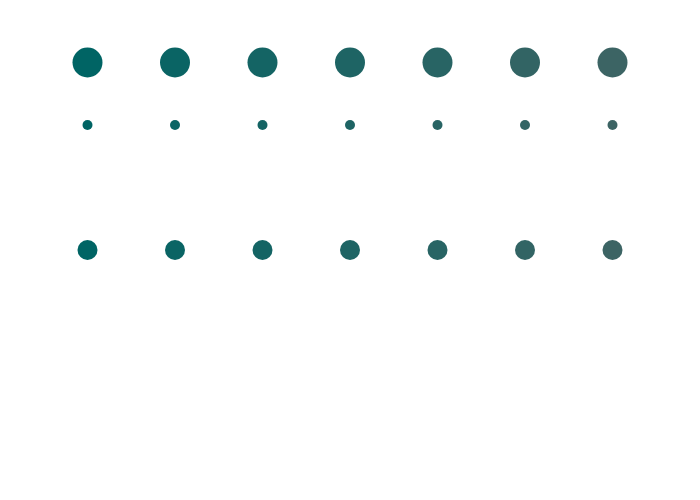
Frame 1 (no input)
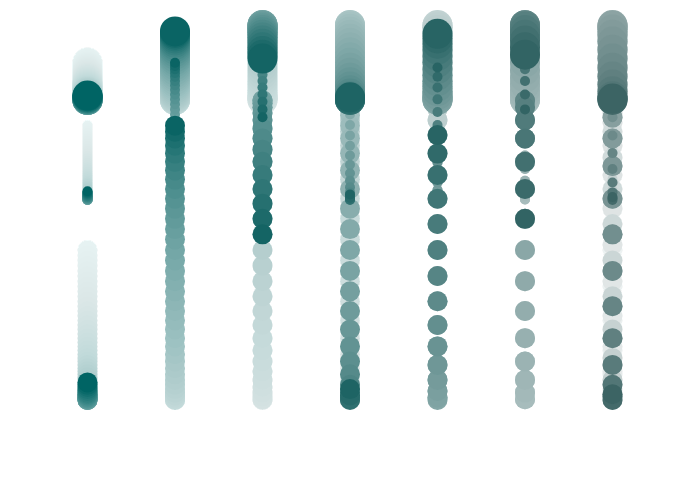
Frame 60 (no input)
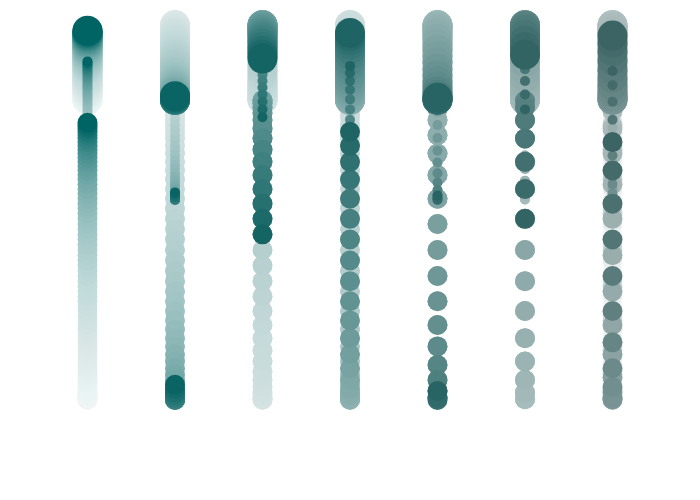
Frame 120 (the mouse pressed at the canvas centre since frame 60)

The p5.js sketch that drew these frames (run headless with seeded random() and noise() and a simulated clock; from frame 60 on, the mouse is pressed at the canvas centre):

// p5.js sketch
// ── sketch.js
var diameter; 
var Counter = 0;
H = 600;
W = 600
function setup() {
  angleMode(DEGREES);
  //colorMode(HSB,80,100,100)
  createCanvas(700, 500);
  frameRate(20)
  noStroke();
 
 
}

function draw() {
  //background(0);
  fill(255,255,255,10)
  rect(0,0,width, height)
  textSize(18);
  fill(0,100,100);
  noStroke();
  
  var y0 =  SineWave(Counter,height/2,.6*height/2,.5,0)
  var y1 =  SineWave(Counter,height/2,.6*height/2,1,0)
  var y2 =  SineWave(Counter,height/2,.6*height/2,1.5,0)
  var y3 =  SineWave(Counter,height/2,.6*height/2,2.0,0)
  var y4 =  SineWave(Counter,height/2,.6*height/2,2.5,0)
  var y5 =  SineWave(Counter,height/2,.6*height/2,3.0,0)
  var y6 =  SineWave(Counter,height/2,.6*height/2,3.5,0)

  var XposStep = width/8;
fill(0,100,100),ellipse(1*XposStep, y0, 20, 20);
    fill(0,100,100),ellipse(1*XposStep, y0/2, 10, 10);
    fill(0,100,100),ellipse(1*XposStep, y0/4, 30, 30);
    
fill(10,100,100),ellipse(2*XposStep, y1, 20, 20);
    fill(10,100,100),ellipse(2*XposStep, y1/2, 10, 10);
        fill(10,100,100),ellipse(2*XposStep, y1/4, 30, 30);

fill(20,100,100),ellipse(3*XposStep, y2, 20, 20);
  fill(20,100,100),ellipse(3*XposStep, y2/2, 10, 10);
      fill(20,100,100),ellipse(3*XposStep, y2/4, 30, 30);

fill(30,100,100),ellipse(4*XposStep, y3, 20, 20);
  fill(30,100,100),ellipse(4*XposStep, y3/2, 10, 10);
      fill(30,100,100),ellipse(4*XposStep, y3/4, 30, 30);

fill(40,100,100),ellipse(5*XposStep, y4, 20, 20);
  fill(40,100,100),ellipse(5*XposStep, y4/2, 10, 10);
      fill(40,100,100),ellipse(5*XposStep, y4/4, 30, 30);

fill(50,100,100),ellipse(6*XposStep, y5, 20, 20);
  fill(50,100,100),ellipse(6*XposStep, y5/2, 10, 10);
      fill(50,100,100),ellipse(6*XposStep, y5/4, 30, 30);

fill(60,100,100),ellipse(7*XposStep, y6, 20, 20);
  fill(60,100,100),ellipse(7*XposStep, y6/2, 10, 10);
      fill(60,100,100),ellipse(7*XposStep, y6/4, 30, 30);


  Counter += 4;
}


// 1  let's talk about this function
function SineWave(t,Mean,Amplitude,Frequency,Phase) {
   var Output = Mean + Amplitude*sin(Frequency*t+Phase);
   return Output;
}
   
   
   
   
